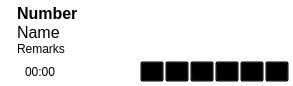
<?xml version="1.0" encoding="UTF-8"?>
<ui version="4.0">
 <class>AstCTICallWidget</class>
 <widget class="QWidget" name="AstCTICallWidget">
  <property name="geometry">
   <rect>
    <x>0</x>
    <y>0</y>
    <width>293</width>
    <height>86</height>
   </rect>
  </property>
  <property name="styleSheet">
   <string notr="true">/* Ringing */
*[callState=&quot;1&quot;] {
  background-color: qlineargradient(spread:pad, x1:0, y1:0, x2:0, y2:1, stop:0 rgba(255, 127, 0, 255), stop:0.5 rgba(227, 113, 0, 255));
}
/* Busy */
*[callState=&quot;2&quot;] {
  background-color: qlineargradient(spread:pad, x1:0, y1:0, x2:0, y2:1, stop:0 rgba(255, 0, 0, 255), stop:0.5 rgba(227, 0, 0, 255));
}
/* In call */
*[callState=&quot;3&quot;] {
  background-color: qlineargradient(spread:pad, x1:0, y1:0, x2:0, y2:1, stop:0 rgba(0, 255, 0, 255), stop:0.5 rgba(0, 227, 0, 255));
}
/* On hold */
*[callState=&quot;4&quot;] {
  background-color: qlineargradient(spread:pad, x1:0, y1:0, x2:0, y2:1, stop:0 rgba(255, 255, 0, 255), stop:0.5 rgba(227, 227, 0, 255));
}

QWidget {
  background-color: transparent;
}

QToolButton:hover, QToolButton:focus {
	background-color: transparent;
	border-width: 1px;
	border-style: outset;
	border-color: rgb(192, 192, 192);
}

QToolButton:pressed , QToolButton:checked {
	background-color: transparent;
	border-width: 1px;
	border-style: inset;
	border-color: rgb(192, 192, 192);
}
</string>
  </property>
  <layout class="QGridLayout" name="gridLayout">
   <property name="verticalSpacing">
    <number>0</number>
   </property>
   <property name="margin">
    <number>4</number>
   </property>
   <item row="0" column="1">
    <widget class="QLabel" name="numberLabel">
     <property name="sizePolicy">
      <sizepolicy hsizetype="Preferred" vsizetype="Fixed">
       <horstretch>0</horstretch>
       <verstretch>0</verstretch>
      </sizepolicy>
     </property>
     <property name="font">
      <font>
       <pointsize>12</pointsize>
       <weight>75</weight>
       <bold>true</bold>
      </font>
     </property>
     <property name="styleSheet">
      <string notr="true"/>
     </property>
     <property name="text">
      <string>Number</string>
     </property>
     <property name="textInteractionFlags">
      <set>Qt::NoTextInteraction</set>
     </property>
    </widget>
   </item>
   <item row="3" column="1">
    <widget class="QWidget" name="actionsWidget" native="true">
     <property name="sizePolicy">
      <sizepolicy hsizetype="Preferred" vsizetype="Fixed">
       <horstretch>0</horstretch>
       <verstretch>0</verstretch>
      </sizepolicy>
     </property>
     <property name="styleSheet">
      <string notr="true"/>
     </property>
     <layout class="QHBoxLayout" name="horizontalLayout">
      <property name="spacing">
       <number>1</number>
      </property>
      <property name="margin">
       <number>0</number>
      </property>
      <item>
       <widget class="QLabel" name="callDirectionLabel">
        <property name="text">
         <string/>
        </property>
        <property name="pixmap">
         <pixmap resource="astcticallwidget.qrc">:/res/res/direction-outgoing.png</pixmap>
        </property>
       </widget>
      </item>
      <item>
       <widget class="QLabel" name="durationLabel">
        <property name="text">
         <string>00:00</string>
        </property>
       </widget>
      </item>
      <item>
       <spacer name="actionsSpacer">
        <property name="orientation">
         <enum>Qt::Horizontal</enum>
        </property>
        <property name="sizeType">
         <enum>QSizePolicy::MinimumExpanding</enum>
        </property>
        <property name="sizeHint" stdset="0">
         <size>
          <width>5</width>
          <height>20</height>
         </size>
        </property>
       </spacer>
      </item>
      <item>
       <widget class="QToolButton" name="callToolButton">
        <property name="focusPolicy">
         <enum>Qt::NoFocus</enum>
        </property>
        <property name="styleSheet">
         <string/>
        </property>
        <property name="text">
         <string>...</string>
        </property>
        <property name="icon">
         <iconset resource="astcticallwidget.qrc">
          <normaloff>:/res/res/call-start.png</normaloff>:/res/res/call-start.png</iconset>
        </property>
        <property name="arrowType">
         <enum>Qt::NoArrow</enum>
        </property>
       </widget>
      </item>
      <item>
       <widget class="QToolButton" name="holdToolButton">
        <property name="focusPolicy">
         <enum>Qt::NoFocus</enum>
        </property>
        <property name="styleSheet">
         <string/>
        </property>
        <property name="text">
         <string>...</string>
        </property>
        <property name="icon">
         <iconset resource="astcticallwidget.qrc">
          <normaloff>:/res/res/hold.png</normaloff>:/res/res/hold.png</iconset>
        </property>
        <property name="arrowType">
         <enum>Qt::NoArrow</enum>
        </property>
       </widget>
      </item>
      <item>
       <widget class="QToolButton" name="conferenceToolButton">
        <property name="focusPolicy">
         <enum>Qt::NoFocus</enum>
        </property>
        <property name="styleSheet">
         <string/>
        </property>
        <property name="text">
         <string>...</string>
        </property>
        <property name="icon">
         <iconset resource="astcticallwidget.qrc">
          <normaloff>:/res/res/conference.png</normaloff>:/res/res/conference.png</iconset>
        </property>
        <property name="arrowType">
         <enum>Qt::NoArrow</enum>
        </property>
       </widget>
      </item>
      <item>
       <widget class="QToolButton" name="transferToolButton">
        <property name="focusPolicy">
         <enum>Qt::NoFocus</enum>
        </property>
        <property name="styleSheet">
         <string/>
        </property>
        <property name="text">
         <string>...</string>
        </property>
        <property name="icon">
         <iconset resource="astcticallwidget.qrc">
          <normaloff>:/res/res/transfer.png</normaloff>:/res/res/transfer.png</iconset>
        </property>
        <property name="arrowType">
         <enum>Qt::NoArrow</enum>
        </property>
       </widget>
      </item>
      <item>
       <widget class="QToolButton" name="recordToolButton">
        <property name="focusPolicy">
         <enum>Qt::NoFocus</enum>
        </property>
        <property name="styleSheet">
         <string/>
        </property>
        <property name="text">
         <string>...</string>
        </property>
        <property name="icon">
         <iconset resource="astcticallwidget.qrc">
          <normaloff>:/res/res/call-record.png</normaloff>:/res/res/call-record.png</iconset>
        </property>
        <property name="arrowType">
         <enum>Qt::NoArrow</enum>
        </property>
       </widget>
      </item>
      <item>
       <widget class="QToolButton" name="contactsToolButton">
        <property name="focusPolicy">
         <enum>Qt::NoFocus</enum>
        </property>
        <property name="styleSheet">
         <string/>
        </property>
        <property name="text">
         <string>...</string>
        </property>
        <property name="icon">
         <iconset resource="astcticallwidget.qrc">
          <normaloff>:/res/res/contact-new.png</normaloff>:/res/res/contact-new.png</iconset>
        </property>
        <property name="arrowType">
         <enum>Qt::NoArrow</enum>
        </property>
       </widget>
      </item>
     </layout>
    </widget>
   </item>
   <item row="0" column="0" rowspan="4">
    <widget class="QLabel" name="imageLabel">
     <property name="sizePolicy">
      <sizepolicy hsizetype="Fixed" vsizetype="Preferred">
       <horstretch>0</horstretch>
       <verstretch>0</verstretch>
      </sizepolicy>
     </property>
     <property name="autoFillBackground">
      <bool>false</bool>
     </property>
     <property name="styleSheet">
      <string notr="true"/>
     </property>
     <property name="text">
      <string/>
     </property>
     <property name="pixmap">
      <pixmap resource="astcticallwidget.qrc">:/res/res/person.png</pixmap>
     </property>
     <property name="alignment">
      <set>Qt::AlignCenter</set>
     </property>
     <property name="textInteractionFlags">
      <set>Qt::NoTextInteraction</set>
     </property>
    </widget>
   </item>
   <item row="2" column="1">
    <widget class="QLabel" name="remarksLabel">
     <property name="sizePolicy">
      <sizepolicy hsizetype="Preferred" vsizetype="Expanding">
       <horstretch>0</horstretch>
       <verstretch>0</verstretch>
      </sizepolicy>
     </property>
     <property name="styleSheet">
      <string notr="true"/>
     </property>
     <property name="text">
      <string>Remarks</string>
     </property>
     <property name="alignment">
      <set>Qt::AlignLeading|Qt::AlignLeft|Qt::AlignTop</set>
     </property>
     <property name="wordWrap">
      <bool>true</bool>
     </property>
     <property name="textInteractionFlags">
      <set>Qt::NoTextInteraction</set>
     </property>
    </widget>
   </item>
   <item row="1" column="1">
    <widget class="QLabel" name="nameLabel">
     <property name="sizePolicy">
      <sizepolicy hsizetype="Preferred" vsizetype="Fixed">
       <horstretch>0</horstretch>
       <verstretch>0</verstretch>
      </sizepolicy>
     </property>
     <property name="font">
      <font>
       <pointsize>12</pointsize>
      </font>
     </property>
     <property name="text">
      <string>Name</string>
     </property>
    </widget>
   </item>
  </layout>
 </widget>
 <layoutdefault spacing="6" margin="11"/>
 <resources>
  <include location="astcticallwidget.qrc"/>
 </resources>
 <connections/>
</ui>
